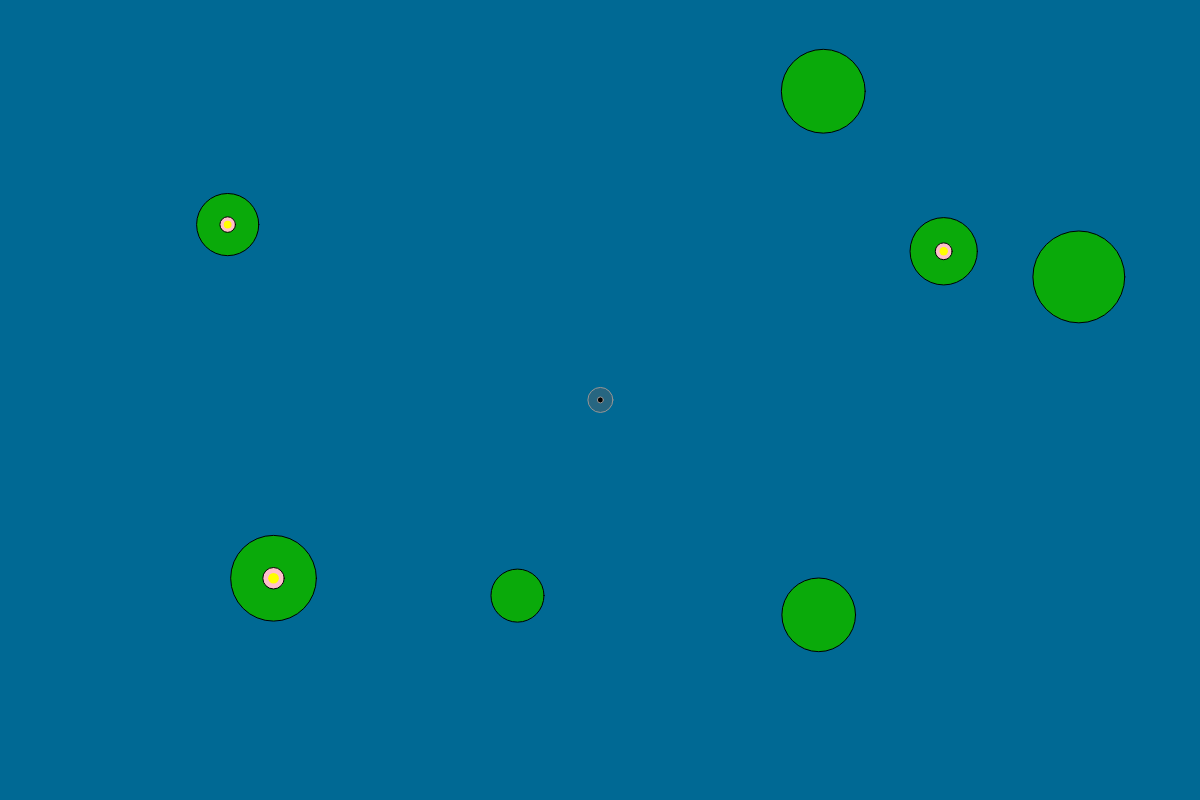
Frame 1 (no input)
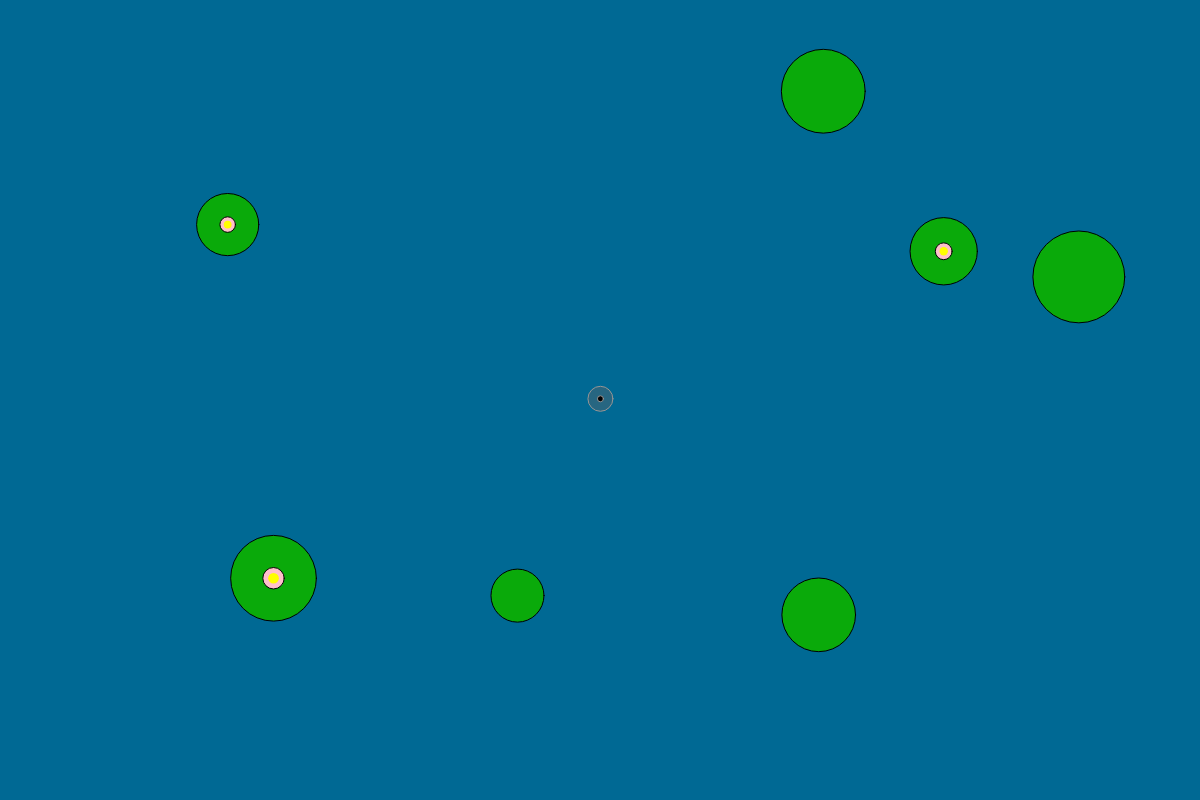
Frame 60 (no input)
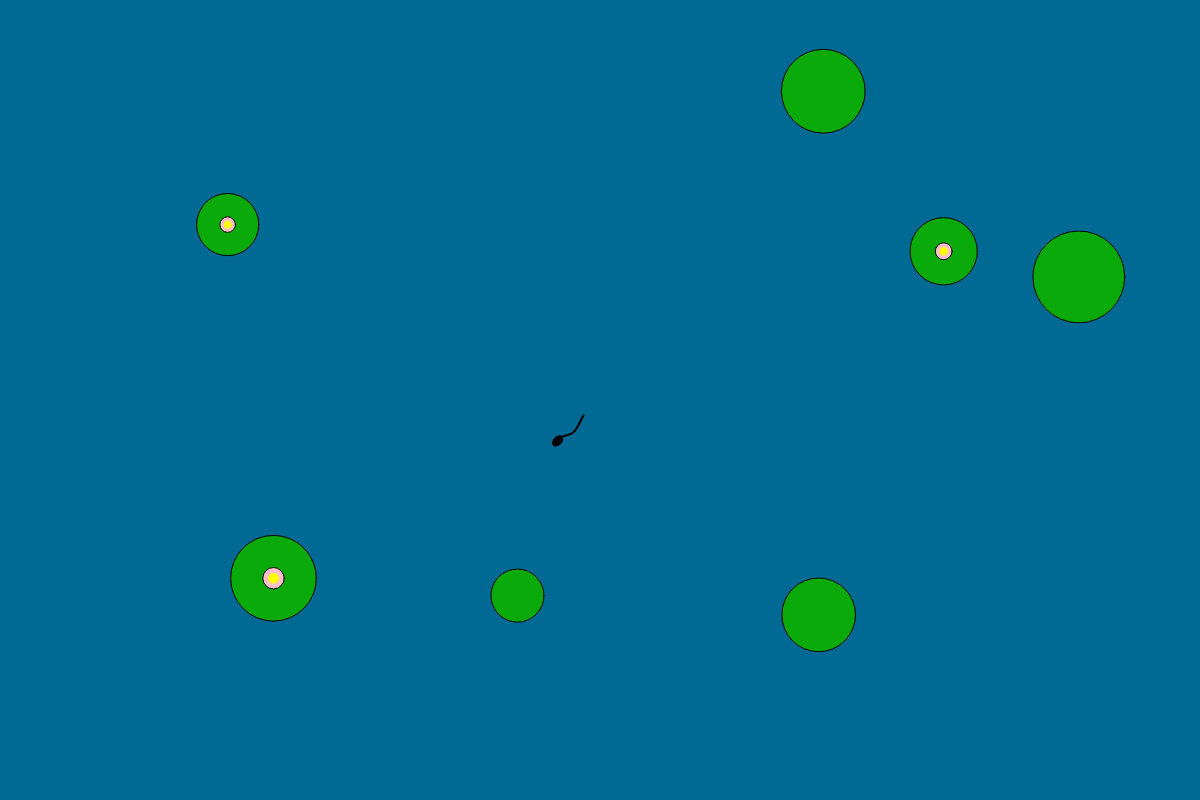
Frame 120 (the mouse pressed at the canvas centre since frame 60)

The p5.js sketch that drew these frames (run headless with seeded random() and noise() and a simulated clock; from frame 60 on, the mouse is pressed at the canvas centre):

// p5.js sketch
// ── sketch.js
var tadpole;
var screenBorder;
var jumpInterval = 80; 
var jumpCounter = 0; 
var lilyPads = []; 
var numLilyPads = 7; 
var flowerLilyPads = 3; 

function setup() {
    createCanvas(1200, 800);
    
    screenBorder = 100;


    for (let i = 0; i < numLilyPads; i++) {
        let size = random(50, 100);
        let x = random(size / 2, width - size / 2);
        let y = random(size / 2, height - size / 2);
        let hasFlower = i < flowerLilyPads;
        lilyPads.push({ x: x, y: y, size: size, hasFlower: hasFlower });
    }


    shuffle(lilyPads);
    
    tadpole = {
        pos: undefined,
        dir: undefined,
        isHatched: false,
        isFrog: false,
        tailFlick: 5,
        tailIncr: -1,
        
        setup: function(x, y) {
            this.pos = createVector(x, y);
            this.dir = createVector(random(-1, 1), random(-1, 1));
            this.dir.normalize();
        },
        
        draw: function() {
            push();
            
            translate(this.pos.x, this.pos.y);
            
            if (!this.isHatched) {
                fill(100, 100);
                stroke(150);
                ellipse(0, 0, 25);
                fill(0);
                ellipse(0, 0, 6);
            } else if (!this.isFrog) {
                rotate(this.dir.heading());
                fill(0);
                stroke(0);
                ellipse(0, 0, 12, 8);
                strokeWeight(2);
                noFill();
                beginShape();
                
                curveVertex(-6, 0);
                curveVertex(-6, 0);
                curveVertex(-18, this.tailFlick);
                curveVertex(-36, 0);
                curveVertex(-36, 0);
                
                endShape();
            } else {
                // Drawing the frog
                fill(34, 139, 34); 
                stroke(34, 139, 34);
                stroke(0)

                // Legs
                ellipse(-20, 20, 20, 40);
                ellipse(20, 20, 20, 40); 
                ellipse(-30, -10, 10, 30); 
                ellipse(30, -10, 10, 30); 
                 
                // Body
                ellipse(0, 0, 60, 40);
                
                // Eyes
                fill(255);
                ellipse(-15, -20, 20, 20); 
                ellipse(15, -20, 20, 20); 
                fill(0);
                ellipse(-15, -20, 10, 10);
                ellipse(15, -20, 10, 10); 
                
                // Spots
                fill(0, 100, 0);
                ellipse(-10, 0, 10, 5);
                ellipse(10, 5, 8, 4); 
                ellipse(0, -10, 6, 3); 
            }
            
            pop();
        },
        
        update: function() {
            if (!this.isHatched) {
                this.pos.x += random(-0.5, 0.5);
                this.pos.y += random(-0.5, 0.5);    
            } else if (!this.isFrog) {
                this.tailFlick += this.tailIncr;
                
                if (abs(this.tailFlick) > 5) {
                    this.tailIncr *= -1;
                }
                
                this.pos.add(this.dir);
            } else {
          
                jumpCounter++;
                if (jumpCounter >= jumpInterval) {
                    jumpCounter = 0;
                    let targetLilyPad = random(lilyPads);
                    this.pos.x = targetLilyPad.x;
                    this.pos.y = targetLilyPad.y;
                }
            }
            
            this.screenWrap();
        },
        
        screenWrap: function() {
            if (this.pos.x > width + screenBorder) {
                this.pos.x -= width + screenBorder;
            } else if (this.pos.x < -screenBorder) {
                this.pos.x += width + screenBorder;
            }

            if (this.pos.y > height + screenBorder) {
                this.pos.y -= height + screenBorder;
            } else if (this.pos.y < -screenBorder) {
                this.pos.y += height + screenBorder;
            }
        },
        
        testClick: function(mouse) {
            if (this.pos.dist(mouse) < 25) {
                if (!this.isHatched) {
                    this.isHatched = true;
                } else if (!this.isFrog) {
                    this.isFrog = true;
                }
            }
        }
    };
    
    tadpole.setup(width / 2, height / 2);
}

function draw() {
    background(0, 105, 148);

    // Draw lily pads
    for (let lilyPad of lilyPads) {
        fill(10, 170, 10);
        stroke(0);
        ellipse(lilyPad.x, lilyPad.y, lilyPad.size);

        if (lilyPad.hasFlower) {
            // Draw flower
            push();
            translate(lilyPad.x, lilyPad.y);
            fill(255, 192, 203);
            ellipse(0, 0, lilyPad.size / 4);
            fill(255, 255, 0);
            noStroke();
            ellipse(0, 0, lilyPad.size / 8);
            pop();
        }
    }

    tadpole.update();
    tadpole.draw();
}

function mousePressed() {
    var v = createVector(mouseX, mouseY);
    tadpole.testClick(v);
}


function shuffle(array) {
    let m = array.length, t, i;
    while (m) {
        i = Math.floor(Math.random() * m--);
        t = array[m];
        array[m] = array[i];
        array[i] = t;
    }
    return array;
}
